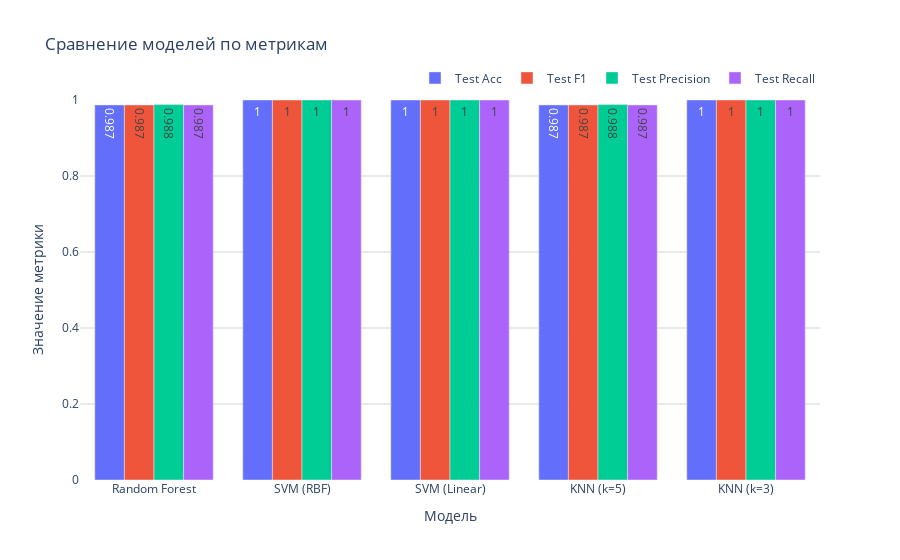
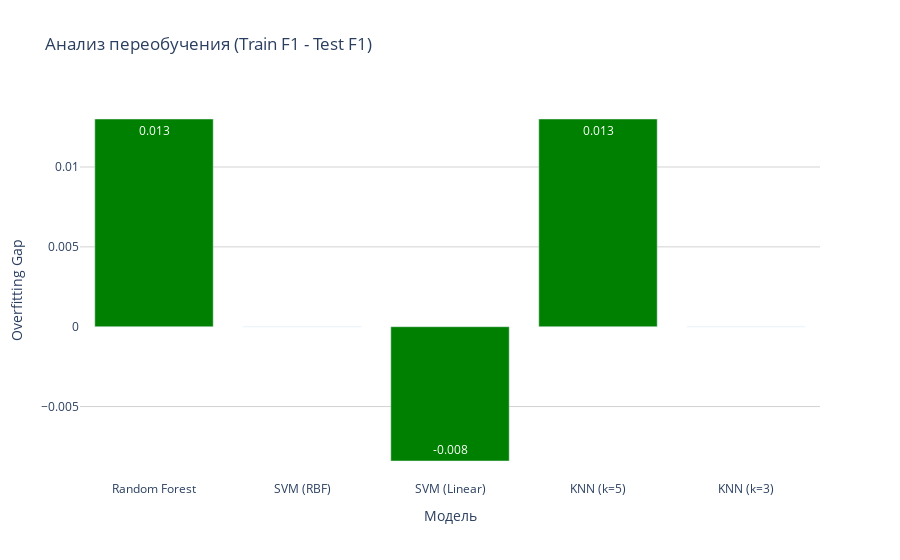

The code cell stored with these charts, in order, in its notebook:
### Code cell
fig = go.Figure()

metrics = ['Test Acc', 'Test F1', 'Test Precision', 'Test Recall']
for metric in metrics:
    fig.add_trace(go.Bar(
        name=metric,
        x=results_df['Model'],
        y=results_df[metric],
        text=results_df[metric].round(3),
        textposition='auto',
    ))

fig.update_layout(
    title='Сравнение моделей по метрикам',
    xaxis_title='Модель',
    yaxis_title='Значение метрики',
    barmode='group',
    plot_bgcolor='white',
    yaxis=dict(range=[0, 1], showgrid=True, gridcolor='lightgray'),
    legend=dict(orientation="h", yanchor="bottom", y=1.02, xanchor="right", x=1)
)
fig.show()

fig2 = go.Figure()
fig2.add_trace(go.Bar(
    x=results_df['Model'],
    y=results_df['Overfitting'],
    marker_color=['red' if x > 0.1 else 'green' for x in results_df['Overfitting']],
    text=results_df['Overfitting'].round(3),
    textposition='auto'
))
fig2.update_layout(
    title='Анализ переобучения (Train F1 - Test F1)',
    xaxis_title='Модель',
    yaxis_title='Overfitting Gap',
    plot_bgcolor='white',
    yaxis=dict(showgrid=True, gridcolor='lightgray')
)
fig2.show()

### Figure 1 — Plotly figure (JSON) as saved in the notebook; plotly's stock layout.template omitted (floating-point values rounded to 4 significant figures)
{"data": [{"name": "Test Acc", "text": [0.987, 1.0, 1.0, 0.987, 1.0], "textposition": "auto", "type": "bar", "x": ["Random Forest", "SVM (RBF)", "SVM (Linear)", "KNN (k=5)", "KNN (k=3)"], "y": [0.987, 1.0, 1.0, 0.987, 1.0]}, {"name": "Test F1", "text": [0.987, 1.0, 1.0, 0.987, 1.0], "textposition": "auto", "type": "bar", "x": ["Random Forest", "SVM (RBF)", "SVM (Linear)", "KNN (k=5)", "KNN (k=3)"], "y": [0.987, 1.0, 1.0, 0.987, 1.0]}, {"name": "Test Precision", "text": [0.988, 1.0, 1.0, 0.988, 1.0], "textposition": "auto", "type": "bar", "x": ["Random Forest", "SVM (RBF)", "SVM (Linear)", "KNN (k=5)", "KNN (k=3)"], "y": [0.9879, 1.0, 1.0, 0.9879, 1.0]}, {"name": "Test Recall", "text": [0.987, 1.0, 1.0, 0.987, 1.0], "textposition": "auto", "type": "bar", "x": ["Random Forest", "SVM (RBF)", "SVM (Linear)", "KNN (k=5)", "KNN (k=3)"], "y": [0.987, 1.0, 1.0, 0.987, 1.0]}], "layout": {"barmode": "group", "legend": {"orientation": "h", "x": 1, "xanchor": "right", "y": 1.02, "yanchor": "bottom"}, "plot_bgcolor": "white", "title": {"text": "Сравнение моделей по метрикам"}, "xaxis": {"title": {"text": "Модель"}}, "yaxis": {"gridcolor": "lightgray", "range": [0, 1], "showgrid": true, "title": {"text": "Значение метрики"}}}}

### Figure 2 — Plotly figure (JSON) as saved in the notebook; plotly's stock layout.template omitted (floating-point values rounded to 4 significant figures)
{"data": [{"marker": {"color": ["green", "green", "green", "green", "green"]}, "text": [0.013, 0.0, -0.008, 0.013, 0.0], "textposition": "auto", "type": "bar", "x": ["Random Forest", "SVM (RBF)", "SVM (Linear)", "KNN (k=5)", "KNN (k=3)"], "y": [0.01301, 0.0, -0.008409, 0.01301, 0.0]}], "layout": {"plot_bgcolor": "white", "title": {"text": "Анализ переобучения (Train F1 - Test F1)"}, "xaxis": {"title": {"text": "Модель"}}, "yaxis": {"gridcolor": "lightgray", "showgrid": true, "title": {"text": "Overfitting Gap"}}}}
